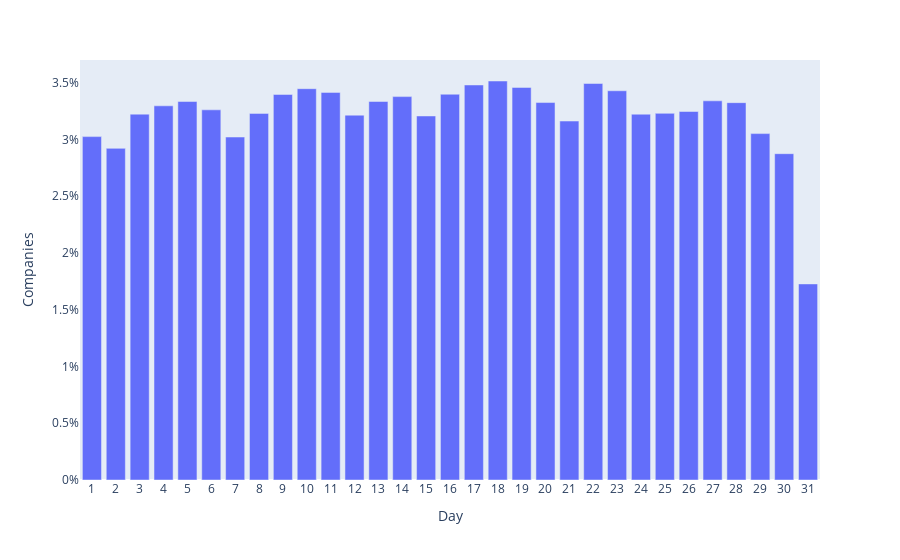

The cell this chart's notebook holds for it:
### Code cell
q = df[(df['opening_date_datetime'].dt.year < 1995) | (df['opening_date_datetime'].dt.year > 1997)]
z = q.groupby(by='opening_date_datetime_day')['document_number'].count().reset_index().rename(columns={'document_number': 'count'})

z['day'] = z['opening_date_datetime_day']
z = z.groupby(by='day')['count'].sum().reset_index()
z['count'] = z['count'] * 100/ z['count'].sum()
z = z.rename(columns={'count': 'Companies'})
z

fig = px.bar(z, x='day', y='Companies')
fig.update_layout(xaxis=dict(title='Day', tickmode='linear'))
fig.update_yaxes(ticksuffix="%", showgrid=False, title='Companies')
fig.update_xaxes(showgrid=False)
fig.show()

### Figure 1 — Plotly figure (JSON) as saved in the notebook; plotly's stock layout.template omitted (floating-point values rounded to 4 significant figures)
{"data": [{"alignmentgroup": "True", "hovertemplate": "day=%{x}<br>Companies=%{y}<extra></extra>", "legendgroup": "", "marker": {"color": "#636efa", "pattern": {"shape": ""}}, "name": "", "offsetgroup": "", "orientation": "v", "showlegend": false, "textposition": "auto", "type": "bar", "x": [1, 2, 3, 4, 5, 6, 7, 8, 9, 10, 11, 12, 13, 14, 15, 16, 17, 18, 19, 20, 21, 22, 23, 24, 25, 26, 27, 28, 29, 30, 31], "xaxis": "x", "y": [3.026, 2.922, 3.224, 3.297, 3.335, 3.262, 3.022, 3.23, 3.397, 3.448, 3.415, 3.215, 3.335, 3.378, 3.207, 3.399, 3.481, 3.516, 3.459, 3.326, 3.163, 3.494, 3.429, 3.223, 3.231, 3.247, 3.341, 3.325, 3.052, 2.875, 1.728], "yaxis": "y"}], "layout": {"barmode": "relative", "legend": {"tracegroupgap": 0}, "margin": {"t": 60}, "xaxis": {"anchor": "y", "domain": [0, 1], "showgrid": false, "tickmode": "linear", "title": {"text": "Day"}}, "yaxis": {"anchor": "x", "domain": [0, 1], "showgrid": false, "ticksuffix": "%", "title": {"text": "Companies"}}}}
